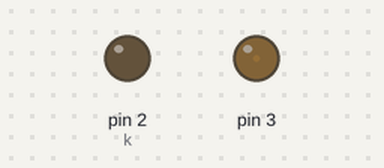
A sketch run on a simulated Arduino Uno, built with avr-gcc and run on an emulated ATmega328P. On the bench: output pins drawn as LEDs (lit = HIGH).

Above: at 0.05 s.
At 2.15 s:
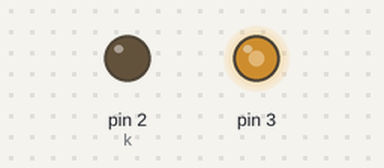
At 3.45 s:
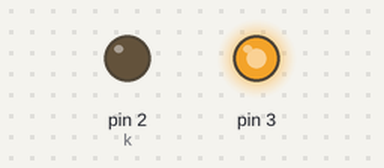
At 6.9 s:
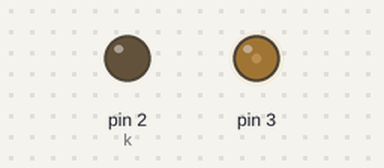
Timing chart, 0 to 10.0 s (numbered marks = the images above):
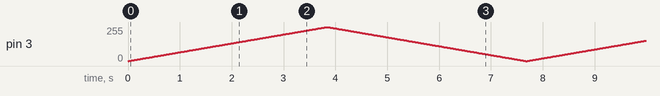

The sketch:

Pulse_Width_Modulation.ino
```cpp
int i;
int k=2;


void setup() {
  // put your setup code here, to run once:

pinMode(3, OUTPUT);
pinMode(k, OUTPUT);
digitalWrite(k,LOW);

}

void loop() {
  // put your main code here, to run repeatedly:
//analogWrite(3,0);


//analog
for(i = 0; i < 256; i++)
{
analogWrite(3,i);
delay(15);
}

for(i = 255; i >= 0; i--)
{
analogWrite(3,i);
delay(15);
}


//digital
/*digitalWrite(k,HIGH);
delay(1);
digitalWrite(k,LOW);
delay(1);
*/

}
```
